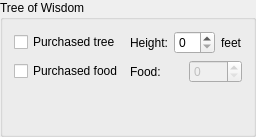
           <widget class="QGroupBox" name="groupBox_9">
            <property name="title">
             <string>Tree of Wisdom</string>
            </property>
            <layout class="QGridLayout" name="gridLayout_21">
             <item row="0" column="0">
              <layout class="QGridLayout" name="gridLayout_20">
               <item row="1" column="0">
                <widget class="QCheckBox" name="zg_food_purchased">
                 <property name="text">
                  <string>Purchased food</string>
                 </property>
                </widget>
               </item>
               <item row="0" column="0">
                <widget class="QCheckBox" name="zg_tree_purchased">
                 <property name="text">
                  <string>Purchased tree</string>
                 </property>
                </widget>
               </item>
               <item row="0" column="1">
                <layout class="QHBoxLayout" name="horizontalLayout_32">
                 <item>
                  <widget class="QLabel" name="label_30">
                   <property name="text">
                    <string>Height:</string>
                   </property>
                  </widget>
                 </item>
                 <item>
                  <widget class="QSpinBox" name="zg_tree_height"/>
                 </item>
                 <item>
                  <widget class="QLabel" name="label_32">
                   <property name="sizePolicy">
                    <sizepolicy hsizetype="Fixed" vsizetype="Preferred">
                     <horstretch>0</horstretch>
                     <verstretch>0</verstretch>
                    </sizepolicy>
                   </property>
                   <property name="text">
                    <string>feet</string>
                   </property>
                  </widget>
                 </item>
                </layout>
               </item>
               <item row="1" column="1">
                <layout class="QHBoxLayout" name="horizontalLayout_33">
                 <item>
                  <widget class="QLabel" name="label_34">
                   <property name="text">
                    <string>Food:</string>
                   </property>
                  </widget>
                 </item>
                 <item>
                  <widget class="QSpinBox" name="zg_tree_food">
                   <property name="enabled">
                    <bool>false</bool>
                   </property>
                  </widget>
                 </item>
                </layout>
               </item>
              </layout>
             </item>
             <item row="1" column="0">
              <spacer name="verticalSpacer_3">
               <property name="orientation">
                <enum>Qt::Vertical</enum>
               </property>
               <property name="sizeHint" stdset="0">
                <size>
                 <width>20</width>
                 <height>40</height>
                </size>
               </property>
              </spacer>
             </item>
            </layout>
           </widget>
